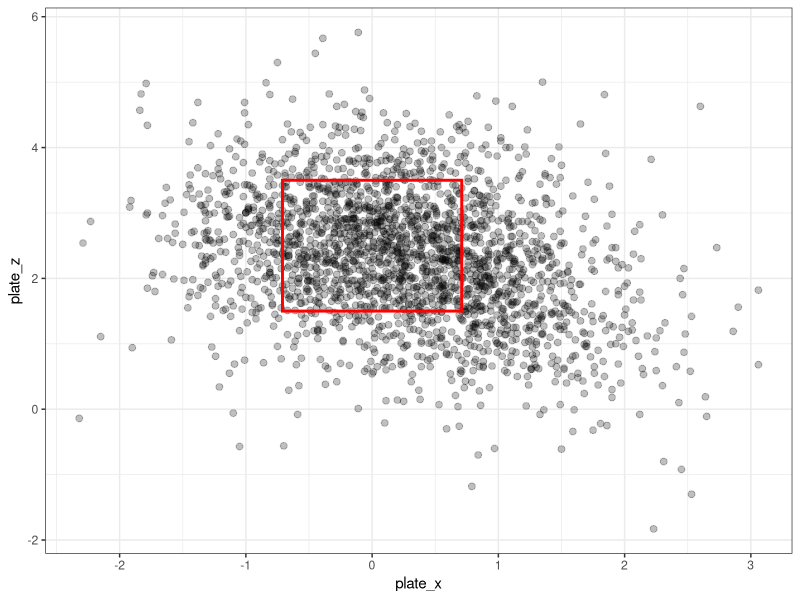
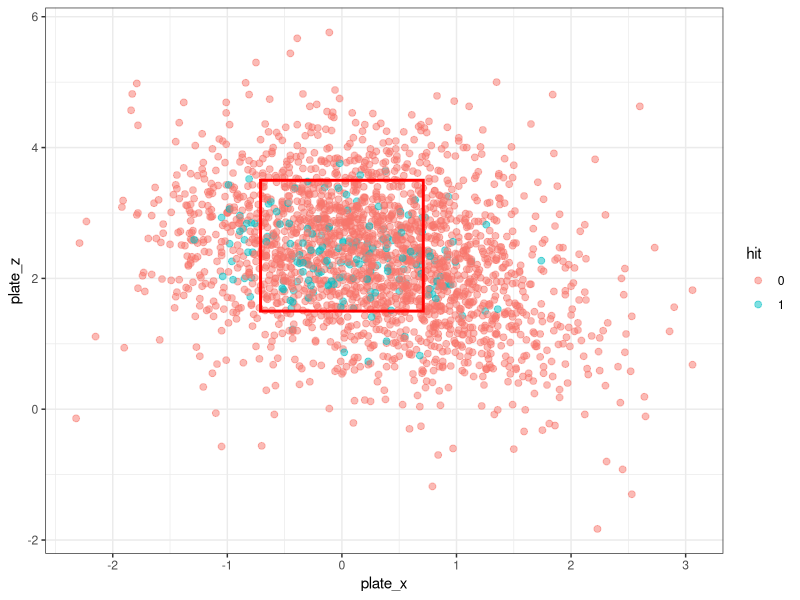
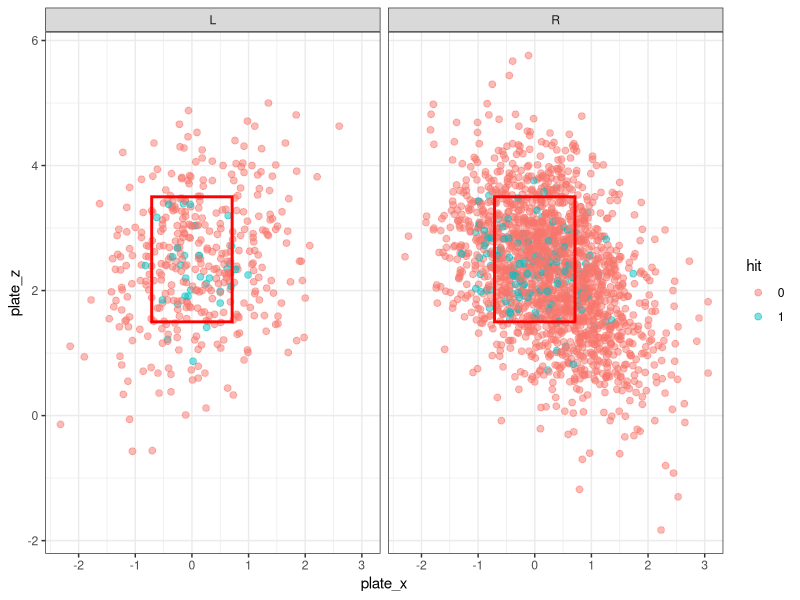

The R script that drew these images, in order:
## Example script for running data visualization
## 17 May 2024

# Libraries needed (install if you don't have them)
library(dplyr)
library(ggplot2)

# Read in data
# I'm going to use Bo Bichette's 2023 data
bichette_2023 <- read.csv("Batter Data/2023_Bichette.csv")

# You can look at the structure of the data like this:
str(bichette_2023)

# Or the first six entries like this:
head(bichette_2023)

# Or a combination of the above:
glimpse(bichette_2023)


# We are interested in location of pitches when the cross the plate
# First, I'll plot all pitch locations Bichette saw in 2023
# Note the rectangle is a very rough indication of where the strikezone might be
ggplot(data = bichette_2023) +
  geom_point(aes(x = plate_x, y = plate_z), alpha = 0.25, size = 2) +
  annotate("rect",
    xmin = -0.71, xmax = 0.71, ymin = 1.5, ymax = 3.5,
    alpha = 0,
    color = "red",
    lwd = 1
  ) +
  theme_bw()

# Next, it would be useful to know which pitches were hit vs not
# I will create a new column called hit, which is a binary variable
# 0 means the pitch was not hit or was an out
# 1 means Bichette got on base (had a hit)
# The code says if events is any of the levels in quotes, then assign hit as 1
# if none of these are true, then hit is assigned as a 0
bichette_2023$hit <- ifelse(bichette_2023$events == "home_run", 1,
  ifelse(bichette_2023$events == "single", 1,
    ifelse(bichette_2023$events == "double", 1,
      ifelse(bichette_2023$events == "triple", 1, 0)
    )
  )
)
bichette_2023$hit <- as.factor(bichette_2023$hit)

# Now I can colour hits differently on the plot
ggplot(data = bichette_2023) +
  geom_point(aes(x = plate_x, y = plate_z, colour = hit),
             alpha = 0.5, size = 2) +
  annotate("rect",
    xmin = -0.71, xmax = 0.71, ymin = 1.5, ymax = 3.5,
    alpha = 0,
    color = "red",
    lwd = 1
  ) +
  theme_bw()

# You could split the plot based on many factors in the dataset
# For example
# This is how you would plot hits against left/right handed pitchers
ggplot(data = bichette_2023) +
  geom_point(aes(x = plate_x, y = plate_z, colour = hit),
             alpha = 0.5, size = 2) +
  annotate("rect",
    xmin = -0.71, xmax = 0.71, ymin = 1.5, ymax = 3.5,
    alpha = 0,
    color = "red",
    lwd = 1
  ) +
  theme_bw() +
  facet_wrap(~p_throws)

# Bichette has faced many more pitches from right handed pitchers

# In this way you can start to explore how different variables influence hit probability.
